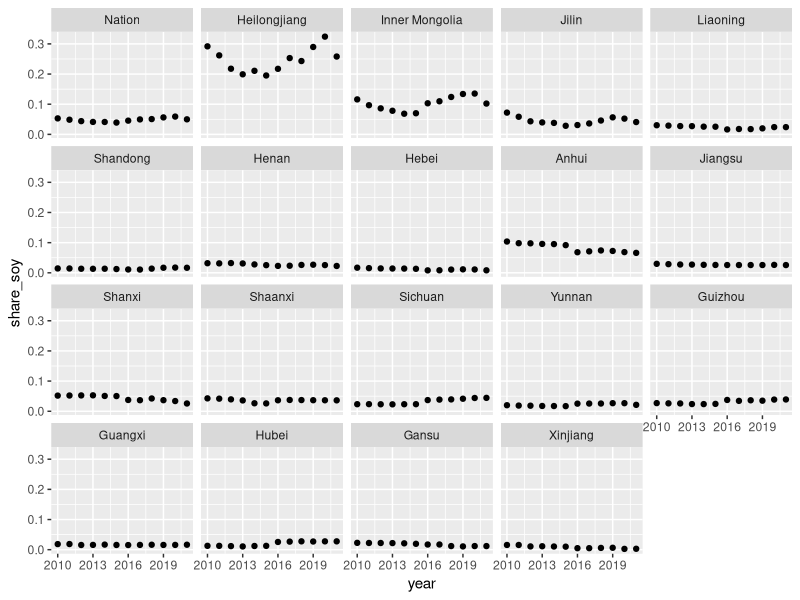
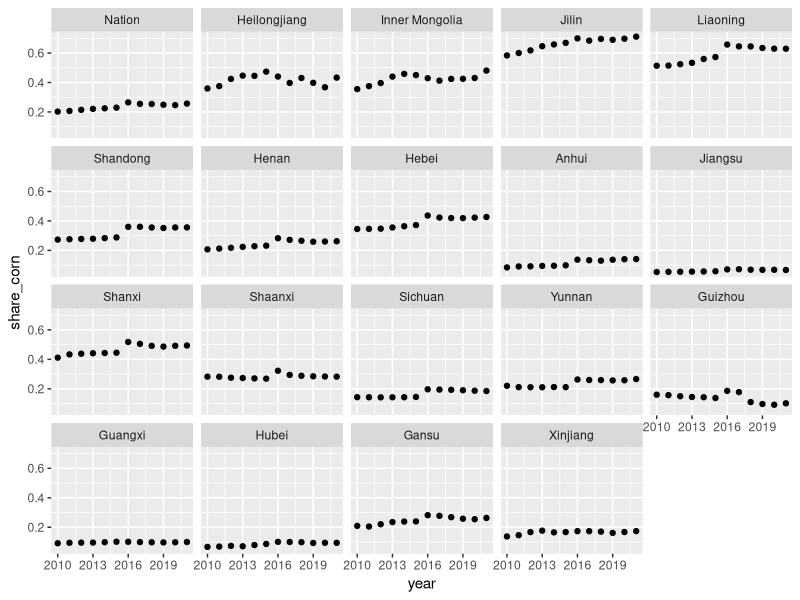
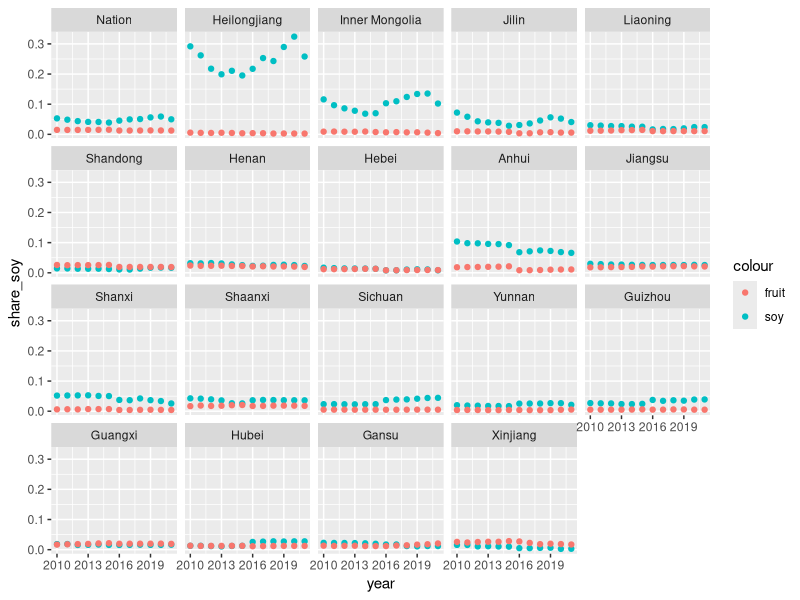
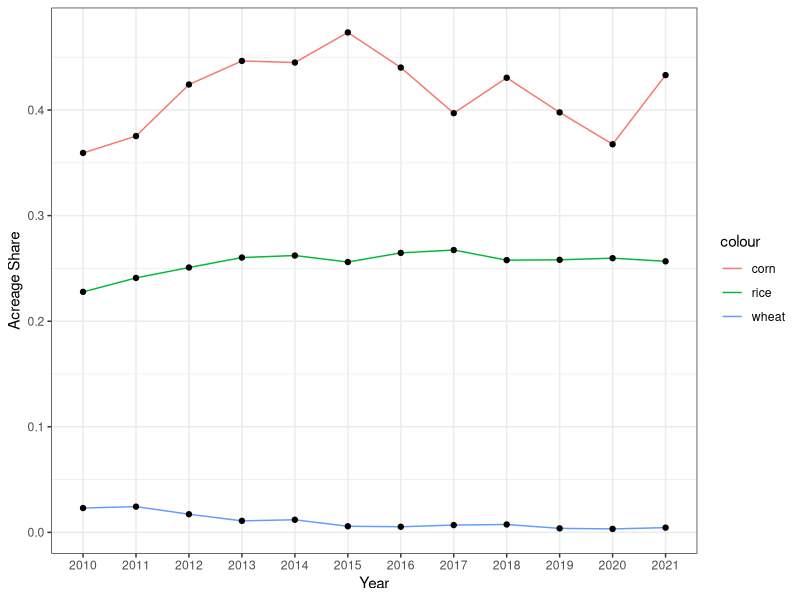
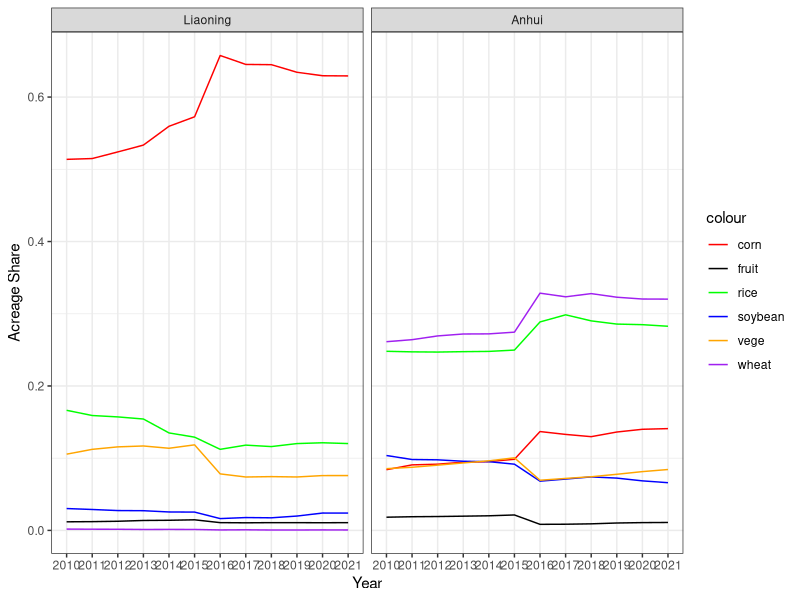
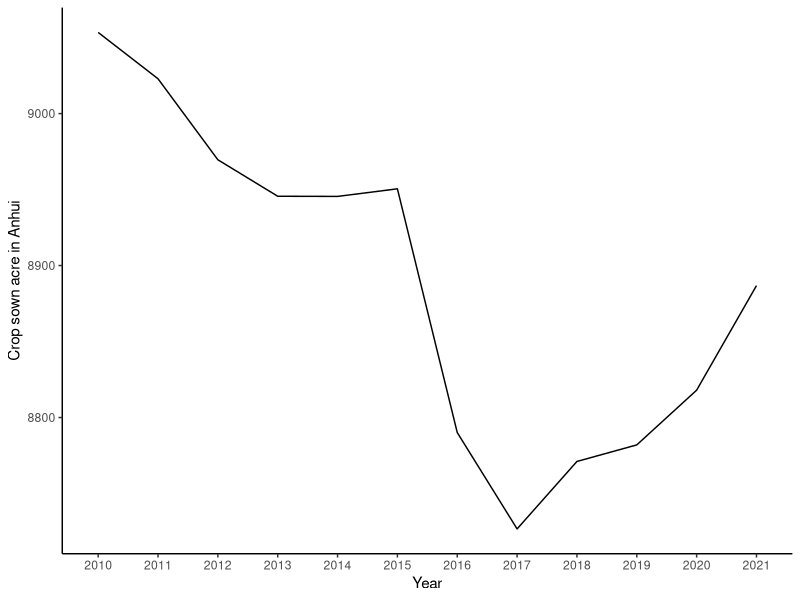
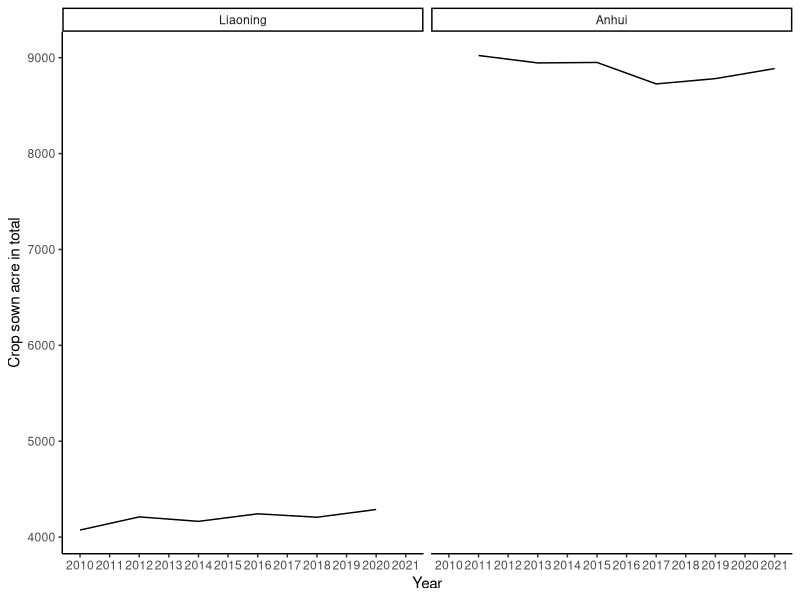
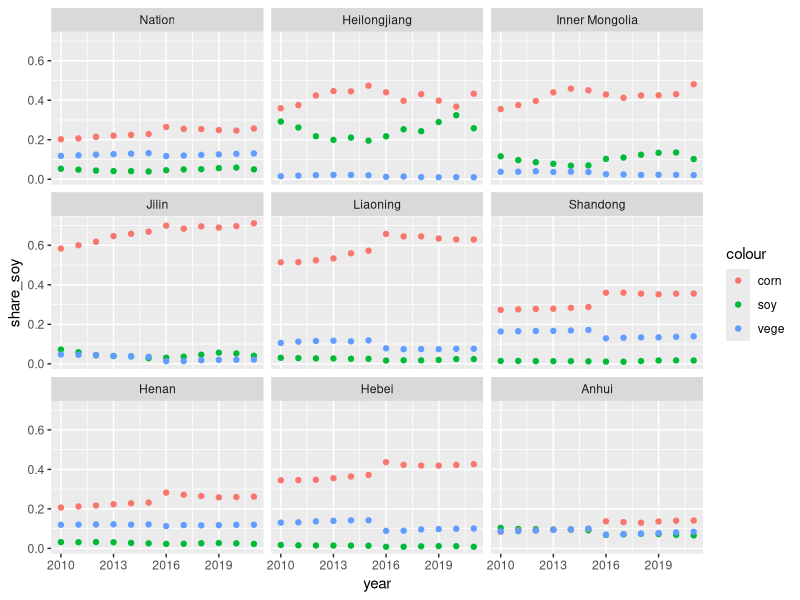

Write R code to recreate these figures, in order.
library(tidyverse)
library("AER")
setwd("/Users/xiaolanwan/Documents/GitHub/ChinaAg/")

# acre
acre <- readxl::read_xls("Xiaolan/raw data/try.xls")
names(acre) <- c("index", "region", "year", "value")
acre$region <- factor(acre$region, 
                           labels = c("Yunnan","Nation", "Inner Mongolia", "Jilin", "Sichuan", "Anhui", "Shandong", "Shanxi", "Guangxi",
                                      "Xinjiang", "Jiangsu", "Hebei", "Henan", "Hubei", "Gansu", "Guizhou", "Liaoning",
                                      "Shaanxi", "Heilongjiang"))
acre$year <- as.numeric(acre$year)
acre$value <- as.numeric(acre$value)
acre <- acre %>% tidyr::spread(key = index, value) 
names(acre) <- c("region", "year", "acre_total","acre_soy","acre_wheat",
                 "acre_oil", "acre_corn", "acre_fruit", "acre_rice", "acre_state","acre_vege")
acre <- acre %>% mutate(share_soy = acre_soy/acre_total,
                share_wheat = acre_wheat/acre_total,
                share_oil = acre_oil/acre_total,
                share_corn = acre_corn/acre_total,
                share_fruit = acre_fruit/acre_total,
                share_rice = acre_rice/acre_total,
                share_vege = acre_vege/acre_total)

acre <- acre %>% mutate(stateprop = acre_state/acre_total * 100) 
acre$policy <- ifelse(acre$year > 2015 & acre$year < 2021, 1, 0)
acre <- acre %>% mutate(location = case_when(
  region %in% c("Heilongjiang", "Jilin", "Liaoning", "Inner Mongolia") ~ 1,
  region %in% c("Henan", "Hebei", "Shandong", "Anhui") ~ 2,
  region %in% c("Nation") ~ 0,
TRUE ~ 3
))


nationcrop <- acre %>% filter(region == "Nation") %>% select(year, `acre_soy`:`acre_vege`) %>% as.data.frame()
acre$nation_corn <- rep(nationcrop$acre_corn, times = 19)
acre$nation_soy <- rep(nationcrop$acre_soy, times = 19)
acre$nation_rice <- rep(nationcrop$acre_rice, times = 19)
acre$nation_wheat <- rep(nationcrop$acre_wheat, times = 19)
acre$nation_vege <- rep(nationcrop$acre_vege, times = 19)
acre$nation_oil <- rep(nationcrop$acre_oil, times = 19)
acre$nation_fruit <- rep(nationcrop$acre_fruit, times = 19)

acre<- acre %>% mutate(corn_weight = acre_corn/nation_corn,
                soy_weight = acre_soy/nation_soy,
                rice_weight = acre_rice/nation_rice,
                wheat_weight = acre_wheat/nation_wheat,
                vege_weight = acre_vege/nation_vege,
                oil_weight = acre_oil/nation_oil,
                fruit_weight = acre_fruit/nation_fruit)


acre <- acre %>% mutate(bigSOF = ifelse(acre_state > 30, 1, 0))

#rank region
rank_order <- c("Nation", "Heilongjiang", "Inner Mongolia", "Jilin","Liaoning",
                "Shandong", "Henan", "Hebei", "Anhui", "Jiangsu", "Shanxi", "Shaanxi",
                "Sichuan", "Yunnan","Guizhou","Guangxi","Hubei", "Gansu","Xinjiang")
acre$region <- factor(acre$region, levels = rank_order)

#soybean policy
acre$policy_soy <- rep(c(0,0,0,0,0,0,1,1,1,1,1,0), times = 19)
acre$target_soy <- rep(c(0,0,0,0,0,0,1131,565,283,616,304,0), times = 19)

acre$policy16 <- rep(c(0,0,0,0,0,0,1,1,1,1,1,0), times = 19)
acre$policy19 <- rep(c(0,0,0,0,0,0,0,0,0,1,1,0), times = 19)
acre$policy21 <- rep(c(0,0,0,0,0,0,0,0,0,0,0,-1), times = 19)

#city-level acreage of corn & soybean over the seven provinces over 2010-2021

#heilongjiang
hlj <- readxl::read_xls("Xiaolan/raw data/citydata/heilongjiang/hlj.xls")
names(hlj) <- c("index", "region", "year", "value")
hlj$year <- as.numeric(hlj$year)
hlj$value <- as.numeric(hlj$value)

#merge with missing find
hljmiss <- readxl::read_xls("Xiaolan/raw data/citydata/heilongjiang/hljmissing.xls")
names(hljmiss) <- c("index", "region", "year", "value")
hljmiss$year <- as.numeric(hljmiss$year)
hljmiss$value <- as.numeric(hljmiss$value)

##join missing
hlj <- hlj %>% left_join(hljmiss, by = c("index", "region", "year"), suffix = c("_A", "_B")) %>% 
  mutate(value = coalesce(value_A, value_B)) %>% 
  select(index, region, year, value)

##wide format
hlj <- hlj %>% tidyr::spread(key = index, value) 
names(hlj) <- c("region", "year", "acre_soy","acre_wheat","acre_total",
                 "acre_oil", "acre_corn", "acre_fruit", "acre_rice", "acre_vege")
hlj$province <- rep("Heilongjiang", times = 195)

##check data

hlj <- hlj %>% mutate(share_soy = acre_soy/acre_total,
                        share_wheat = acre_wheat/acre_total,
                        share_oil = acre_oil/acre_total,
                        share_corn = acre_corn/acre_total,
                        share_fruit = acre_fruit/acre_total,
                        share_rice = acre_rice/acre_total,
                        share_vege = acre_vege/acre_total)





#fit tobit

fit1 <- tobit(share_corn ~ policy_soy*stateprop, data = acre,left = 0, right = 1)
summary(fit1)

#spatial effects
ggplot(data = acre, aes(x = year, y = share_soy,)) + 
  geom_point()+
  facet_wrap(~region)

ggplot(data = acre, aes(x = year, y = share_corn,)) + 
  geom_point()+
  facet_wrap(~region)

ggplot(data = acre, aes(x = year)) + 
  geom_point(aes(y = share_soy, color = "soy"))+
  geom_point(aes(y = share_fruit, color = "fruit"))+
  facet_wrap(~region)

ggplot(data = acre %>% filter(region == "Heilongjiang"), aes(x = factor(year))) + 
  geom_line(aes(y = share_corn, color = "corn"), group = 1)+
  geom_line(aes(y = share_rice, color = "rice"), group = 1)+
  geom_line(aes(y = share_wheat, color = "wheat"), group = 1)+
  geom_point(aes(y = share_corn))+
  geom_point(aes(y = share_rice))+
  geom_point(aes(y = share_wheat))+
  xlab("Year") +
  ylab("Acreage Share")+
  theme_bw()

ggplot(data = acre %>% filter(region %in% c("Anhui", "Liaoning") ), aes(x = factor(year) )) + 
  geom_line(aes(y = share_corn, color = "corn"), group = 1)+
  geom_line(aes(y = share_soy, color = "soybean"), group = 1)+
  geom_line(aes(y = share_rice, color = "rice"), group = 1)+
  geom_line(aes(y = share_wheat, color = "wheat"),  group = 1)+
  geom_line(aes(y = share_vege, color = "vege"),  group = 1)+
  geom_line(aes(y = share_fruit, color = "fruit"),  group = 1)+
  xlab("Year") +
  ylab("Acreage Share")+
  theme_bw()+
  facet_wrap(~region)+
  scale_color_manual(values = c("corn" = "red", 
                                "soybean" = "blue", 
                                "rice" = "green", 
                                "wheat" = "purple", 
                                "vege" = "orange", 
                                "fruit" = "black"))

                     
                     
ggplot(data = acre %>% filter(region == "Anhui"), aes(x = factor(year)))+
  geom_line(aes(y = acre_total), group = 1)+
  xlab("Year")+
  ylab("Crop sown acre in Anhui")+
  theme_classic()



ggplot(data = acre %>% filter(region == c("Liaoning", "Anhui")), aes(x = factor(year)))+
  geom_line(aes(y = acre_total), group = 1)+
  xlab("Year")+
  ylab("Crop sown acre in total")+
  theme_classic()+
  facet_wrap(~region)



#geom_point(aes(y = share_wheat, color = "wheat"))+
#geom_point(aes(y = share_vege, color = "vege"))+
#  geom_point(aes(y = share_rice, color = "rice"))+


#statefarm
statefarm <- acre %>% group_by(region) %>% summarise(statefarm = mean(acre_state),
                                        sown_total = mean(acre_total),
                                        statefarmprop = mean(stateprop)) %>% 
 arrange(desc(statefarm)) %>% 
 arrange(desc(statefarmprop)) %>% filter(region %in% c("Heilongjiang", "Inner Mongolia", "Jilin","Liaoning",
                                                       "Shandong", "Henan", "Hebei", "Anhui", "Nation"))

#crop weight:2017-2021
struc <- acre %>% filter(year > 2016)

struc %>% group_by(region) %>% summarise(corn = round(mean(corn_weight)*100, 2),
                                        soy = round(mean(soy_weight)*100, 2),
                                        rice = round(mean(rice_weight)*100, 2),
                                        wheat = round(mean(wheat_weight)*100, 2),
                                        vege = round(mean(vege_weight)*100, 2),
                                        fruit = round(mean(fruit_weight)*100, 2),
                                        oil = round(mean(oil_weight)*100, 2) ) %>% 
  arrange(desc(corn)) 

#write_xlsx(crop_weight, "/Users/xiaolanwan/Documents/GitHub/ChinaAg/Xiaolan/Result/weight.xlsx")



#plant stucture, 2017-2021
plant_struc <- struc %>% group_by(region) %>% summarise(corn = round(mean(share_corn)*100, 2),
                                        soybean = round(mean(share_soy)*100, 2),
                                        rice = round(mean(share_rice)*100, 2),
                                        wheat = round(mean(share_wheat)*100, 2),
                                        vege = round(mean(share_vege)*100, 2),
                                        fruit = round(mean(share_fruit)*100, 2),
                                        oil = round(mean(share_oil)*100, 2)) %>% 
  arrange(desc(corn))
 
 
plant_struc_state <- plant_struc %>% left_join(statefarm, by = "region")

#write_xlsx(plant_struc_state, "/Users/xiaolanwan/Documents/GitHub/ChinaAg/Xiaolan/Result/struc_state.xlsx")

#change detection
 acre %>% filter(year %in% c(2015, 2016)) %>% 
   group_by(region) %>% arrange(year) %>% 
   summarize(soybean = (last(acre_soy)/first(acre_soy)-1)*100,
             corn = (last(acre_corn)/first(acre_corn)-1)*100,
             rice = (last(acre_rice)/first(acre_rice)-1)*100,
             wheat = (last(acre_wheat)/first(acre_wheat)-1)*100,
             vege = (last(acre_vege)/first(acre_vege)-1)*100,
             fruit = (last(acre_fruit)/first(acre_fruit)-1)*100,
             oil = (last(acre_oil)/first(acre_oil)-1)*100) %>% 
   arrange(desc(soybean))
  

acre %>% filter(year %in% c(2016, 2017)) %>% 
  group_by(region) %>% arrange(year) %>% 
    summarize(soybean = (last(acre_soy)/first(acre_soy)-1)*100,
              corn = (last(acre_corn)/first(acre_corn)-1)*100,
              rice = (last(acre_rice)/first(acre_rice)-1)*100,
              wheat = (last(acre_wheat)/first(acre_wheat)-1)*100,
              vege = (last(acre_vege)/first(acre_vege)-1)*100,
              fruit = (last(acre_fruit)/first(acre_fruit)-1)*100,
              oil = (last(acre_oil)/first(acre_oil)-1)*100) %>% 
  arrange(desc(soybean))


acre %>% filter(year %in% c(2015, 2016)) %>% 
  group_by(region) %>% arrange(year) %>% 
  summarize(soybean = (last(acre_soy)/first(acre_soy)-1)*100,
            corn = (last(acre_corn)/first(acre_corn)-1)*100,
            rice = (last(acre_rice)/first(acre_rice)-1)*100,
            wheat = (last(acre_wheat)/first(acre_wheat)-1)*100,
            vege = (last(acre_vege)/first(acre_vege)-1)*100,
            fruit = (last(acre_fruit)/first(acre_fruit)-1)*100,
            oil = (last(acre_oil)/first(acre_oil)-1)*100) %>% 
  arrange(desc(soybean))

acre %>% filter(year %in% c(2016, 2020)) %>% 
  group_by(region) %>% arrange(year) %>% 
  summarize(soybean = (last(acre_soy)/first(acre_soy)-1)*100,
            corn = (last(acre_corn)/first(acre_corn)-1)*100,
            rice = (last(acre_rice)/first(acre_rice)-1)*100,
            wheat = (last(acre_wheat)/first(acre_wheat)-1)*100,
            vege = (last(acre_vege)/first(acre_vege)-1)*100,
            fruit = (last(acre_fruit)/first(acre_fruit)-1)*100,
            oil = (last(acre_oil)/first(acre_oil)-1)*100) %>% 
  arrange(desc(soybean))


#share change
acre %>% filter(year %in% c(2015, 2016)) %>% 
  group_by(region) %>% arrange(year) %>% 
  summarize(soybean = (last(share_soy)/first(share_soy)-1)*100,
            corn = (last(share_corn)/first(share_corn)-1)*100,
            rice = (last(share_rice)/first(share_rice)-1)*100,
            wheat = (last(share_wheat)/first(share_wheat)-1)*100,
            vege = (last(share_vege)/first(share_vege)-1)*100,
            fruit = (last(share_fruit)/first(share_fruit)-1)*100,
            oil = (last(share_oil)/first(share_oil)-1)*100) %>% 
  arrange(desc(soybean))


#main provinces
main <- acre %>% filter(location %in% c(0,1,2))

ggplot(data = main, aes(x = year)) + 
  geom_point(aes(y = share_soy, color = "soy"))+
  geom_point(aes(y = share_corn, color = "corn"))+
  geom_point(aes(y = share_vege, color = "vege"))+
  facet_wrap(~region)

ggplot(data = main, aes(x = year)) + 
  geom_point(aes(y = share_vege, color = "vege"))+
  geom_point(aes(y = share_fruit, color = "fruit"))+
  geom_point(aes(y = share_oil, color = "oil"))+
  facet_wrap(~region)


#share change per year
share_change <- main %>% arrange(region, year) %>% 
  group_by(region) %>% 
 mutate(pct_soy = (share_soy/lag(share_soy)-1)*100,
        pct_corn = (share_corn/lag(share_corn)-1)*100,
        pct_rice = (share_rice/lag(share_rice)-1)*100,
        pct_wheat = (share_wheat/lag(share_wheat)-1)*100,
        pct_vege = (share_vege/lag(share_vege)-1)*100,
        pct_fruit = (share_fruit/lag(share_fruit)-1)*100,
        pct_oil = (share_oil/lag(share_oil)-1)*100,
        ) 

#share_change[share_change$region == "Nation","pcentchange"]


#soybean
ggplot(data = share_change) +
  geom_line(aes(x = factor(year), y = pct_soy), color = "blue", group = 1) + 
  geom_col(aes(x = factor(year), y = pct_soy, fill = pct_soy > 0))+
  geom_point(aes(x = factor(year), y = pct_soy)) +
  facet_wrap(~region)+
  theme_classic() +
  xlab("Year")+
  ylab("% Change in Soybean Share Per Year")+
  scale_fill_manual(
    values = c("TRUE" = "green", "FALSE" = "red"),
    labels = c( "Negative","Positive"),
    name = NULL
  )

#corn
ggplot(data = share_change) +
  geom_line(aes(x = factor(year), y = pct_corn), color = "blue", group = 1) + 
  geom_col(aes(x = factor(year), y = pct_corn, fill = pct_corn > 0))+
  geom_point(aes(x = factor(year), y = pct_corn)) +
  facet_wrap(~region)+
  theme_classic() +
  xlab("Year")+
  ylab("% Change in Corn Share Per Year")+
  scale_fill_manual(
    values = c("TRUE" = "green", "FALSE" = "red"),
    labels = c("Negative", "Positive"),
    name = NULL
  )

#rice
ggplot(data = share_change) +
  geom_line(aes(x = factor(year), y = pct_rice), color = "blue", group = 1) + 
  geom_col(aes(x = factor(year), y = pct_rice, fill = pct_rice > 0))+
  geom_point(aes(x = factor(year), y = pct_rice)) +
  facet_wrap(~region)+
  theme_classic() +
  xlab("Year")+
  ylab("% Change in Rice Share Per Year")+
  scale_fill_manual(
    values = c("TRUE" = "green", "FALSE" = "red"),
    labels = c("Negative", "Positive"),
    name = NULL
  )

#wheat
ggplot(data = share_change) +
  geom_line(aes(x = factor(year), y = pct_wheat), color = "blue", group = 1) + 
  geom_col(aes(x = factor(year), y = pct_wheat, fill = pct_wheat > 0))+
  geom_point(aes(x = factor(year), y = pct_wheat)) +
  facet_wrap(~region)+
  theme_classic() +
  xlab("Year")+
  ylab("% Change in Wheat Share Per Year")+
  scale_fill_manual(
    values = c("TRUE" = "green", "FALSE" = "red"),
    labels = c("Negative", "Positive"),
    name = NULL
  )

#vege
ggplot(data = share_change) +
  geom_line(aes(x = factor(year), y = pct_vege), color = "blue", group = 1) + 
  geom_col(aes(x = factor(year), y = pct_vege, fill = pct_vege > 0))+
  geom_point(aes(x = factor(year), y = pct_vege)) +
  facet_wrap(~region)+
  theme_classic() +
  xlab("Year")+
  ylab("% Change in Vegetable Share Per Year")+
  scale_fill_manual(
    values = c("TRUE" = "green", "FALSE" = "red"),
    labels = c("Negative", "Positive"),
    name = NULL
  )


#fruit
ggplot(data = share_change) +
  geom_line(aes(x = factor(year), y = pct_fruit), color = "blue", group = 1) + 
  geom_col(aes(x = factor(year), y = pct_fruit, fill = pct_fruit > 0))+
  geom_point(aes(x = factor(year), y = pct_fruit)) +
  facet_wrap(~region)+
  theme_classic() +
  xlab("Year")+
  ylab("% Change in Fruit Share Per Year")+
  scale_fill_manual(
    values = c("TRUE" = "green", "FALSE" = "red"),
    labels = c("Negative", "Positive"),
    name = NULL
  )

#oil
ggplot(data = share_change) +
  geom_line(aes(x = factor(year), y = pct_oil), color = "blue", group = 1) + 
  geom_col(aes(x = factor(year), y = pct_oil, fill = pct_oil > 0))+
  geom_point(aes(x = factor(year), y = pct_oil)) +
  facet_wrap(~region)+
  theme_classic() +
  xlab("Year")+
  ylab("% Change in Oil Share Per Year")+
  scale_fill_manual(
    values = c("TRUE" = "green", "FALSE" = "red"),
    labels = c("Negative", "Positive"),
    name = NULL
  )




 # geom_text(aes(x = factor(year), y = pct_soy, label=sprintf("%.2f%%", pct_soy)))


ggplot(data = share_change %>% filter(region == "Heilongjiang")) +
  geom_line(aes(x = factor(year), y = pct_soy), color = "blue", group = 1) + 
  geom_col(aes(x = factor(year), y = pct_soy, fill = pct_soy > 0))+
  geom_point(aes(x = factor(year), y = pct_soy)) +
  theme_classic()




#share change
main %>% filter(year %in% c(2015, 2016)) %>% 
  group_by(region) %>% arrange(year) %>% 
  summarize(soybean = (last(share_soy)/first(share_soy)-1)*100,
            corn = (last(share_corn)/first(share_corn)-1)*100,
            rice = (last(share_rice)/first(share_rice)-1)*100,
            wheat = (last(share_wheat)/first(share_wheat)-1)*100,
            vege = (last(share_vege)/first(share_vege)-1)*100,
            fruit = (last(share_fruit)/first(share_fruit)-1)*100,
            oil = (last(share_oil)/first(share_oil)-1)*100) #%>% 
  #arrange(desc(soybean))



#share change
main %>% filter(year %in% c(2015, 2016)) %>% 
  group_by(region) %>% arrange(year) %>% 
  summarize(soybean = (last(share_soy)/first(share_soy)-1)*100,
            corn = (last(share_corn)/first(share_corn)-1)*100,
            rice = (last(share_rice)/first(share_rice)-1)*100,
            wheat = (last(share_wheat)/first(share_wheat)-1)*100,
            vege = (last(share_vege)/first(share_vege)-1)*100,
            fruit = (last(share_fruit)/first(share_fruit)-1)*100,
            oil = (last(share_oil)/first(share_oil)-1)*100) %>% 
  arrange(desc(soybean))

acre %>% filter(region == "Heilongjiang")
